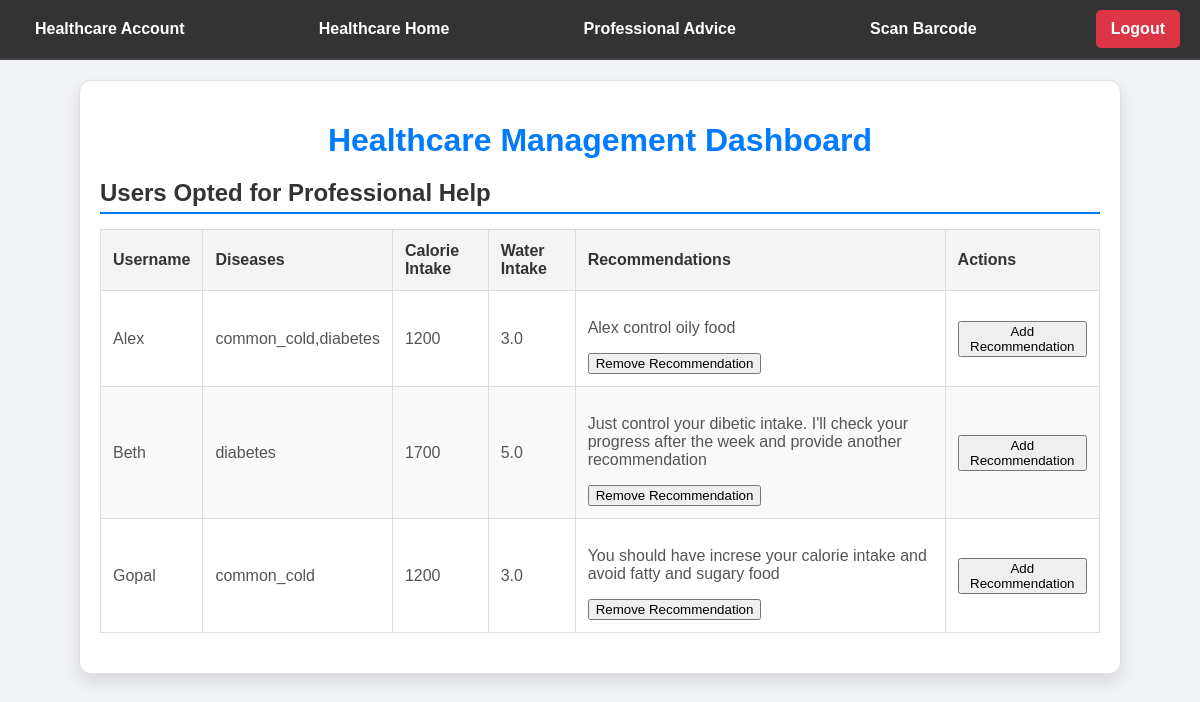
/hmanage (signed in), run on the app's committed database.
### tables this page shows
CREATE TABLE users (
            id INTEGER PRIMARY KEY AUTOINCREMENT,
            name TEXT NOT NULL,
            password TEXT NOT NULL,
            diseases TEXT,  -- Comma-separated list of diseases
            professional_help TEXT NOT NULL,  -- 'yes' or 'no'
            calorie_intake INTEGER,
            water_intake REAL,
            user_type TEXT NOT NULL  -- 'normal' or 'healthcare_professional'
        );

### app.py (the view)
@app.route('/hmanage')
def hmanage():
    if 'username' in session:
        conn = connect_db()
        cursor = conn.cursor()
        cursor.execute("""
            SELECT id, name, diseases, calorie_intake, water_intake
            FROM users
            WHERE user_type = 'normal' AND professional_help = 'yes'
        """)
        user_rows = cursor.fetchall()
        users = []
        user_recommendations = {}
        for user_row in user_rows:
            user_id, name, diseases, calorie_intake, water_intake = user_row
            users.append({
                'id': user_id,
                'name': name,
                'diseases': diseases,
                'calorie_intake': calorie_intake,
                'water_intake': water_intake
            })
            cursor.execute('''
                SELECT DISTINCT recommendations
                FROM medical_recommendations
                WHERE user_id = ?
            ''', (user_id,))
            recommendations = cursor.fetchall()
            user_recommendations[user_id] = [rec[0] for rec in recommendations]
        return render_template('hmanage.html', users=users, recommendations=user_recommendations)
    return redirect(url_for('main'))

### db.py (called while the page is built)
def connect_db():
    conn = sqlite3.connect('dietary_management.db')
    return conn

### templates/hmanage.html (shortened to what this page needs)
<!DOCTYPE html>
<html lang="en">
<head>
    <link rel="stylesheet" href="{{ url_for('static', filename='css/styles.css') }}">
</head>
<body>
    <div class="navbar">
        {% if session['user_type'] == 'normal' %}
            <a href="{{ url_for('uaccount') }}">User Account</a>
            <a href="{{ url_for('uhome') }}">User Home</a>
            <a href="{{ url_for('progress_report') }}">Progress Report</a>
            <a href="{{ url_for('food_recommendation') }}">Food Recommendation</a>
        {% elif session['user_type'] == 'healthcare_professional' %}
            <a href="{{ url_for('haccount') }}">Healthcare Account</a>
            <a href="{{ url_for('hhome') }}">Healthcare Home</a>
            <a href="{{ url_for('hmanage') }}">Professional Advice</a>
        {% endif %}
        <a href="{{ url_for('scan_barcode') }}">Scan Barcode</a>
        <a class="logout" href="{{ url_for('logout') }}">Logout</a>
    </div>
    <div class="manage-container">
        <h1>Healthcare Management Dashboard</h1>
        <h2>Users Opted for Professional Help</h2>
        <table border="1">
            <thead>
                <tr>
                    <th>Username</th>
                    <th>Diseases</th>
                    <th>Calorie Intake</th>
                    <th>Water Intake</th>
                    <th>Recommendations</th>
                    <th>Actions</th>
                </tr>
            </thead>
            <tbody>
                {% for user in users %}
                <tr>
                    <td>{{ user.name }}</td>
                    <td>{{ user.diseases }}</td>
                    <td>{{ user.calorie_intake }}</td>
                    <td>{{ user.water_intake }}</td>
                    <td>
                        {% set user_recs = recommendations[user.id] %}
                        {% if user_recs %}
                            {% for rec in user_recs %}
                                <div>
                                    <p>{{ rec }}</p>
                                    <button onclick="removeRecommendation({{ user.id }}, '{{ rec }}')">Remove Recommendation</button>
                                </div>
                            {% endfor %}
                        {% else %}
                            No recommendations available
                        {% endif %}
                    </td>
                    <td>
                        <button onclick="showEditForm({{ user.id }})">Add Recommendation</button>
                    </td>
                </tr>
                {% endfor %}
            </tbody>
        </table>
    </div>
</body>
</html>

### static/css/styles.css (style rules this page uses)
body { font-family: Arial, sans-serif; background-image: url('https://img.freepik.com/free-vector/healthcare-medical-science-elegant-background_1017-26358.jpg?w=1060&t=st=1723663439~exp=1723664039~hmac=0f446d6db4c523a977004283e4bb4d9255dc144df20a890b39ed1638b7806fac'); background-size: cover; background-position: center; height: 100vh; margin: 0; background-color: #f0f2f5; }
.navbar { display: flex; justify-content: space-between; align-items: center; background-color: #333; padding: 10px 20px; border-bottom: 2px solid #444; color: white; }
.navbar a { color: white; text-decoration: none; padding: 10px 15px; font-size: 16px; font-weight: 600; border-radius: 5px; transition: background-color 0.3s ease, color 0.3s ease; display: block; }
.navbar .logout { background-color: #dc3545; color: white; padding: 10px 15px; border-radius: 5px; }
.report-container table th, table td { padding: 12px; text-align: center; border: 1px solid #ddd; }
.manage-container { max-width: 1000px; margin: 20px auto; padding: 20px; background-color: #ffffff; border: 1px solid #e0e0e0; border-radius: 12px; box-shadow: 0 8px 16px rgba(0, 0, 0, 0.1); }
.manage-container h1 { text-align: center; color: #007bff; font-size: 32px; margin-bottom: 20px; }
.manage-container h2 { color: #333; font-size: 24px; margin-bottom: 15px; border-bottom: 2px solid #007bff; padding-bottom: 5px; font-weight: bold; }
.manage-container table { width: 100%; border-collapse: collapse; margin-bottom: 20px; }
.manage-container table th, table td { padding: 12px; text-align: left; border: 1px solid #ddd; }
.manage-container table th { background-color: #f4f4f4; color: #333; }
.manage-container table td { color: #555; }
.manage-container table tr:nth-child(even) { background-color: #f9f9f9; }

### data on the page
users: name "Alex", diseases "common_cold,diabetes", calorie_intake "1200", water_intake "3.0", user_recs "Alex control oily food"
users: name "Beth", diseases "diabetes", calorie_intake "1700", water_intake "5.0", user_recs "Just control your dibetic intake. I'll check your progress after the week and provide another recommendation"
users: name "Gopal", diseases "common_cold", calorie_intake "1200", water_intake "3.0", user_recs "You should have increse your calorie intake and avoid fatty and sugary food"
